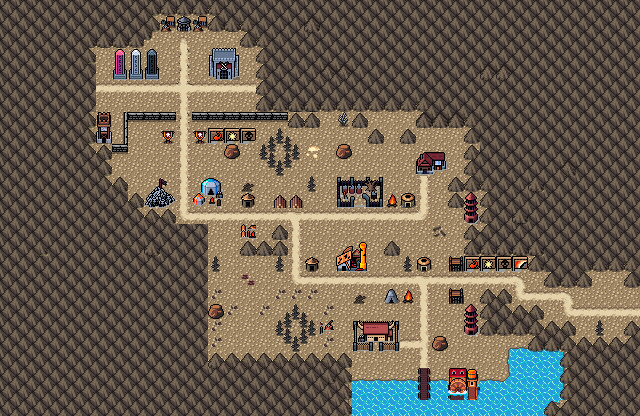

This is a level from a 2D game, rendered from its Tiled map with the project's own tilesets. A one-line summary and the map file follow, with tile-layer data summarised:
An orthogonal 40x26 tile map with 16x16 px tiles, 4 tile layers (Background, Ground, Mountain Walls, Clutter), 2 tilesets and 24 objects.

<map version="1.10" tiledversion="1.11.2" orientation="orthogonal" renderorder="right-down" width="40" height="26" tilewidth="16" tileheight="16" infinite="0" nextlayerid="8" nextobjectid="127">
 <editorsettings>
  <export target="wastetown..tmx" format="tmx" />
 </editorsettings>
 <properties>
  <property name="dungeonEffect" value="{&quot;startBattleWithCard&quot;: [ &quot;Mardu Devotee&quot; ]}" />
 </properties>
 <tileset firstgid="1" source="../../../../common/maps/tileset/main.tsx" />
 <tileset firstgid="10113" source="../../../../common/maps/tileset/buildings.tsx" />
 <layer id="1" name="Background" width="40" height="26">
  <data>[1040 cells, 1039 non-empty, 12 distinct tile ids]</data>
 </layer>
 <layer id="2" name="Ground" width="40" height="26">
  <data>[1040 cells, 1020 non-empty, 18 distinct tile ids]</data>
 </layer>
 <layer id="7" name="Mountain Walls" width="40" height="26">
  <data>[1040 cells, 582 non-empty, 53 distinct tile ids]</data>
 </layer>
 <layer id="3" name="Clutter" width="40" height="26">
  <properties>
   <property name="spriteLayer" type="bool" value="true" />
  </properties>
  <data>[1040 cells, 802 non-empty, 111 distinct tile ids]</data>
 </layer>
 <objectgroup id="4" name="Objects">
  <object id="51" template="../../obj/treasure.tx" x="176.166" y="54.6663">
   <properties>
    <property name="reward">[
  {
    "editions": [ "KTK", "TDM" ],
    "type": "card",
    "count": 11,
    "colors": [ "red", "black", "white" ],
    "rarity": [ "Common" ]
  },
  {
    "editions": [ "KTK", "TDM" ],
    "type": "card",
    "count": 3,
    "colors": [ "red", "black", "white" ],
    "rarity": [ "Uncommon" ]
  },
  {
    "editions": [ "KTK", "TDM" ],
    "type": "card",
    "count": 1,
    "colors": [ "red", "black", "white" ],
    "rarity": [ "Rare", "Mythic Rare" ]
  }
]
</property>
   </properties>
  </object>
  <object id="61" template="../../../../common/maps/obj/entry_right.tx" x="623.5" y="320" width="16" height="32">
   <properties>
    <property name="direction" value="right" />
   </properties>
  </object>
  <object id="68" template="../../../../common/maps/obj/enemy.tx" x="471" y="285">
   <properties>
    <property name="effect" value="{&quot;startBattleWithCard&quot;: [&quot;Death-Greeter's Champion&quot;, &quot;Mardu Banner|KTK&quot;]}" />
    <property name="enemy" value="Alesha" />
    <property name="threatRange" type="int" value="30" />
   </properties>
  </object>
  <object id="69" template="../../../../common/maps/obj/enemy.tx" x="239.985" y="319.5">
   <properties>
    <property name="enemy" value="Tersa" />
    <property name="speedModifier" type="float" value="10" />
    <property name="threatRange" type="int" value="30" />
   </properties>
  </object>
  <object id="71" template="../../../../common/maps/obj/enemy.tx" x="175.5" y="111">
   <properties>
    <property name="effect" value="{&quot;startBattleWithCard&quot;: [&quot;Mardu Monument|TDM&quot;, &quot;Mardu Banner|KTK&quot;]}" />
    <property name="enemy" value="Zurgo" />
   </properties>
  </object>
  <object id="98" template="../../../../common/maps/obj/manashards.tx" x="233" y="107.5" />
  <object id="108" template="../../../../common/maps/obj/gold.tx" x="97" y="109" />
  <object id="109" template="../../../../common/maps/obj/dialog.tx" x="534.822" y="302.987" width="16" height="16" rotation="0" visible="1">
   <properties>
    <property name="dialog">[
{
   "text": "Signs ahead mark this camp the territory of the Mardu Clan of Tarkir. Wild war cries and crackling violet lightning echo and crackle ahead.",
   "options": [{
      "name": "(Continue)", "action": [{"deleteMapObject":-1}]}]
}
]</property>
   </properties>
  </object>
  <object id="110" template="../../../../common/maps/obj/scroll.tx" x="410.667" y="348.667">
   <properties>
    <property name="reward" value="[ { &quot;type&quot;: &quot;card&quot;, &quot;cardName&quot;: &quot;Nomad Outpost&quot;, &quot;editions&quot;: [ &quot;tdm&quot; ], &quot;count&quot;: 1 } ]" />
   </properties>
  </object>
  <object id="111" template="../../../../common/maps/obj/dialog.tx" x="140.417" y="143.417" width="94.5" height="26.5" visible="1">
   <properties>
    <property name="dialog">[
{
   "text": "The mighty orc before you scoffs as he looks you over.
'A shame. I was hoping for a challenge.'",
   "options": [{
      "name": "(Continue)", "action": [{"deleteMapObject":-1}]}]
}
]</property>
   </properties>
  </object>
  <object id="112" template="../../../../common/maps/obj/shop.tx" x="416.667" y="184">
   <properties>
    <property name="commonShopList" value="WanderingMerchantRed" />
    <property name="mythicShopList" value="" />
    <property name="rareShopList" value="" />
    <property name="uncommonShopList" value="" />
   </properties>
  </object>
  <object id="113" template="../../../../common/maps/obj/enemy.tx" x="444.367" y="222.617">
   <properties>
    <property name="dialog">[
	{
		"text": "Hail, {var=player_name}. I see your travels have taken you far. I have been wandering as well, and have acquired some rare spells I am not in need of along the way. Take a look, perhaps they will be of use. Traveling this place does have its costs though, so I cannot simply give you them, but my prices are fair.",
		"options": [
			{
				"name": "(Continue)" }
		]
	}
]</property>
    <property name="enemy" value="Mysterious Mage" />
   </properties>
  </object>
  <object id="114" template="../../../../common/maps/obj/enemy.tx" x="286" y="229.333">
   <properties>
    <property name="enemy" value="Neriv" />
    <property name="speedModifier" type="float" value="20" />
    <property name="threatRange" type="int" value="50" />
   </properties>
  </object>
  <object id="116" template="../../obj/treasure.tx" x="223.5" y="349">
   <properties>
    <property name="reward">[
  {
    "type": "card",
    "editions": [ "STX" ],
    "count": 20,
    "cardName": "Dragon's Approach"
  }
]
</property>
   </properties>
  </object>
  <object id="117" template="../../obj/treasure.tx" x="253.091" y="349">
   <properties>
    <property name="reward">[
  {
    "type": "card",
    "editions": [ "STX" ],
    "count": 20,
    "cardName": "Dragon's Approach"
  }
]
</property>
   </properties>
  </object>
  <object id="118" template="../../../../common/maps/obj/collision.tx" x="191.934" y="177.902" width="33.5164" height="26.5" />
  <object id="119" template="../../../../common/maps/obj/collision.tx" x="352.658" y="318.939" width="47.8349" height="31.5115" />
  <object id="120" template="../../../../common/maps/obj/collision.tx" x="113.296" y="49.3574" width="46.8913" height="31.5833" />
  <object id="121" template="../../../../common/maps/obj/collision.tx" x="207.082" y="48.6415" width="34.0047" height="31.5833" />
  <object id="122" template="../../../../common/maps/obj/collision.tx" x="140.501" y="174.644" width="34.0047" height="31.5833" />
  <object id="123" template="../../../../common/maps/obj/collision.tx" x="335.948" y="175.36" width="46.1754" height="31.5833" />
  <object id="124" template="../../../../common/maps/obj/collision.tx" x="333.8" y="241.941" width="34.0047" height="31.5833" />
  <object id="125" template="../../../../common/maps/obj/collision.tx" x="275.498" y="303.458" width="41.5047" height="47.3333" />
  <object id="126" template="../../obj/treasure.tx" x="176.5" y="78.5">
   <properties>
    <property name="reward">[
  {
    "editions": [ "KTK", "TDM" ],
    "type": "card",
    "count": 11,
    "colors": [ "red", "black", "white" ],
    "rarity": [ "Common" ]
  },
  {
    "editions": [ "KTK", "TDM" ],
    "type": "card",
    "count": 3,
    "colors": [ "red", "black", "white" ],
    "rarity": [ "Uncommon" ]
  },
  {
    "editions": [ "KTK", "TDM" ],
    "type": "card",
    "count": 1,
    "colors": [ "red", "black", "white" ],
    "rarity": [ "Rare", "Mythic Rare" ]
  }
]
</property>
   </properties>
  </object>
 </objectgroup>
</map>
